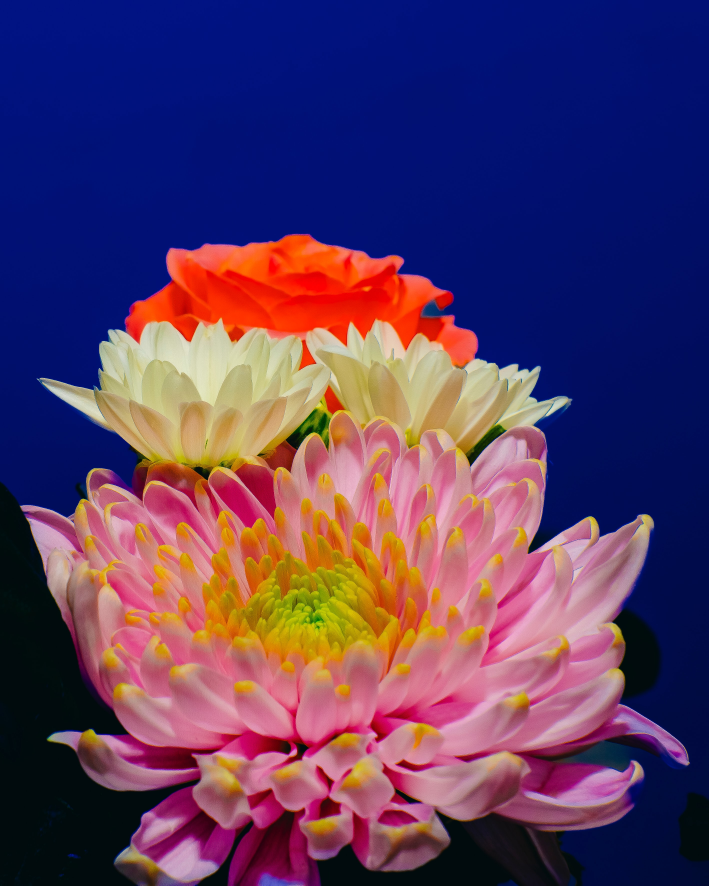
#> input picture images/flower3.jpg, 2834 x 3542 px (shown at 1/4 size)
$ python canny_operator.py
#> lines starting #> are read from the running program, lines starting #| are printed output that depends on the picture; after the words box and inside, x2 and y2 are one past the last pixel; in counts of white or black regions, pixels touching at a corner belong together
#difference operator- canny operator

import cv2
import numpy as np
img=cv2.imread("../images/flower3.jpg",0)
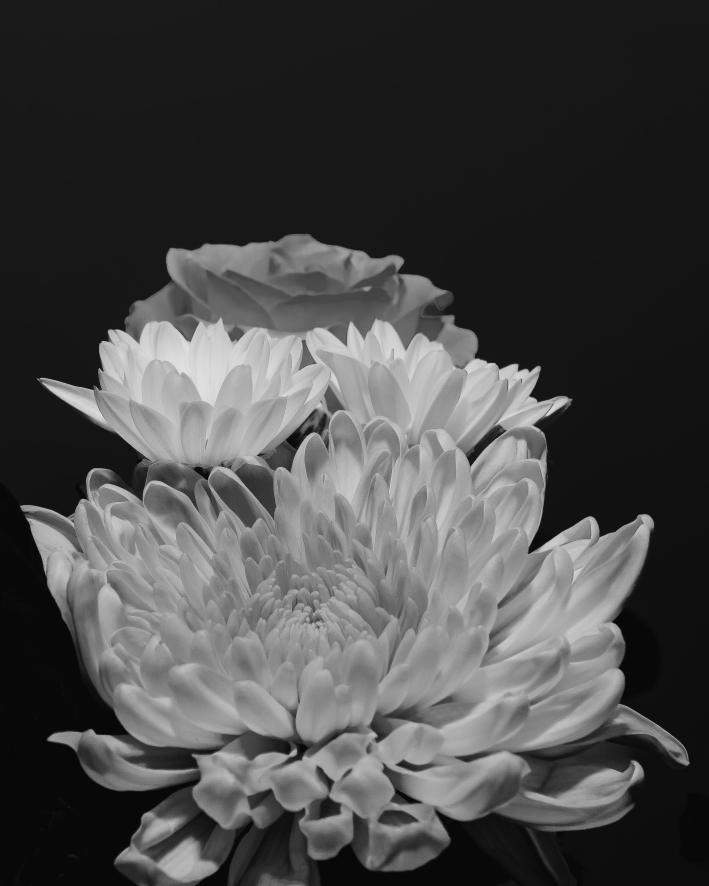
#> img: shape (3542, 2834) (shown at 1/4 size); min 0, max 255, mean 72.7
img=cv2.resize(img,(500,400))
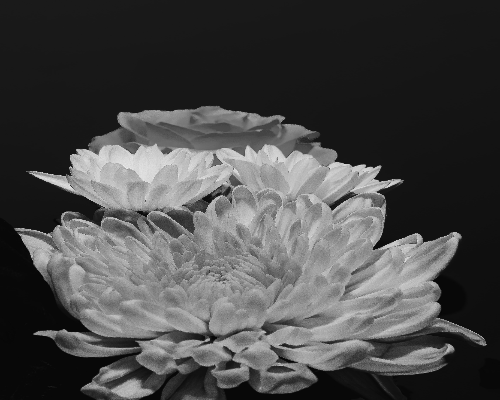
#> img: shape (400, 500); min 4, max 237, mean 72.7
cv2.imshow("Original image",img)
canny=cv2.Canny(img,100,200)
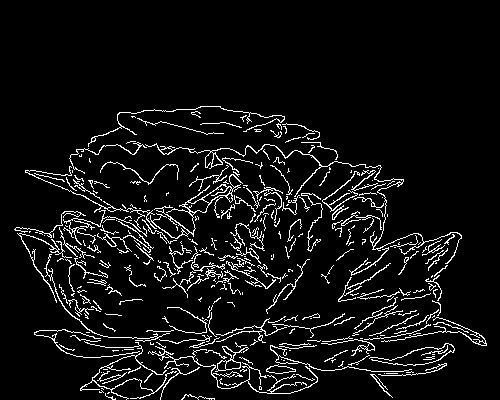
#> canny: shape (400, 500); 6.8% white in thin lines or dots, all inside (x1, y1, x2, y2) = (14, 106, 487, 400)
cv2.imshow("Canny edge detector",canny)
cv2.waitKey(5000)

$ run again, with images/flower2.jpg copied over images/flower3.jpg
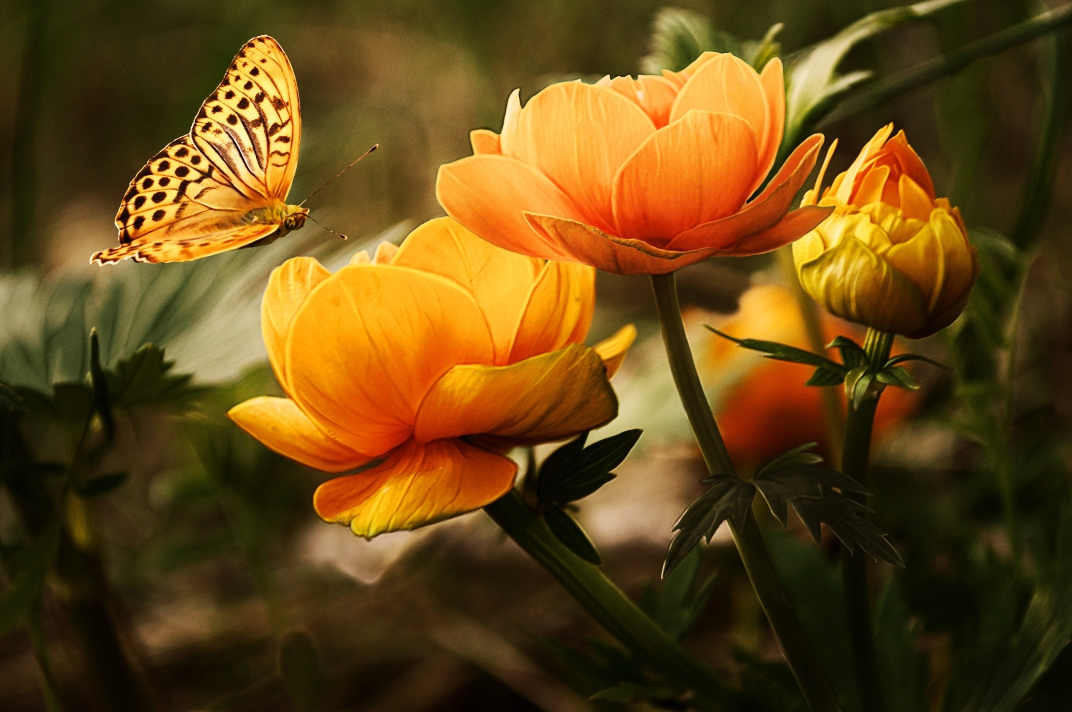
#> input picture images/flower2.jpg, 2144 x 1424 px (shown at 1/2 size)
#> `img=cv2.resize(img,(500,400))`:
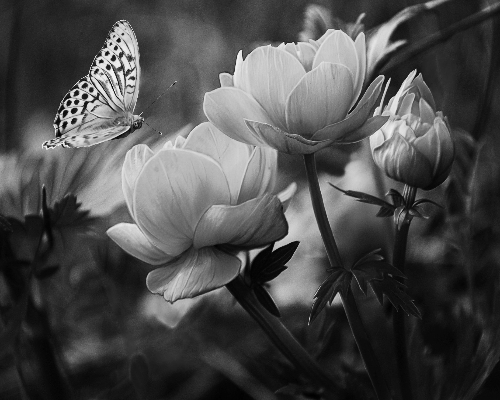
#> img: shape (400, 500); min 0, max 248, mean 74.9
#> `canny=cv2.Canny(img,100,200)`:
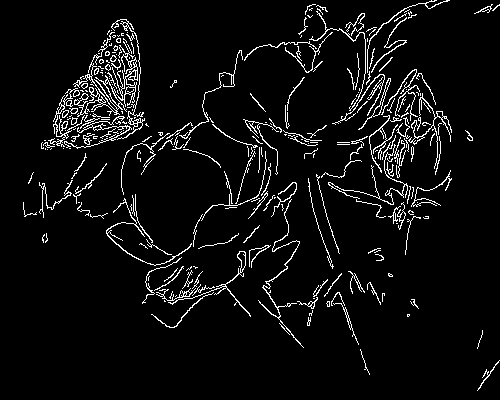
#> canny: shape (400, 500); 5.5% white in thin lines or dots

$ run again, with images/balloon.jpg copied over images/flower3.jpg
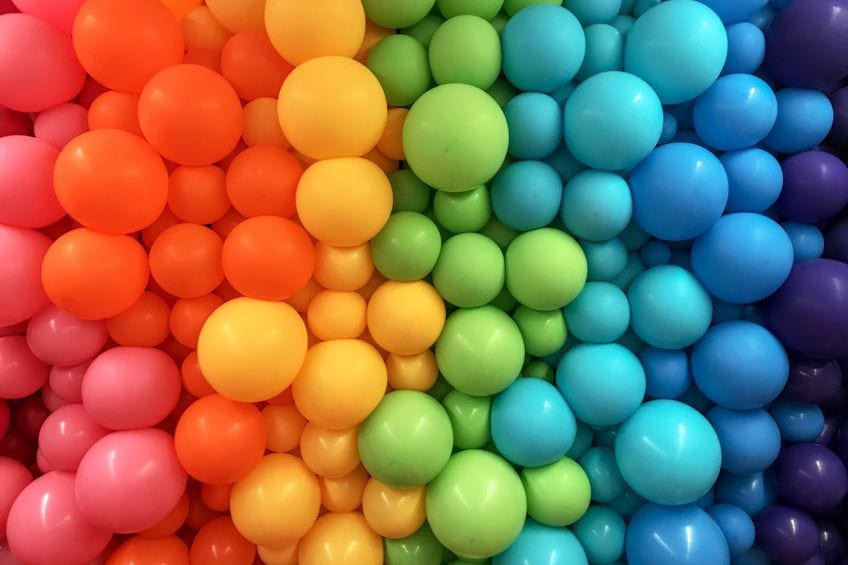
#> input picture images/balloon.jpg, 848 x 565 px
#> `img=cv2.resize(img,(500,400))`:
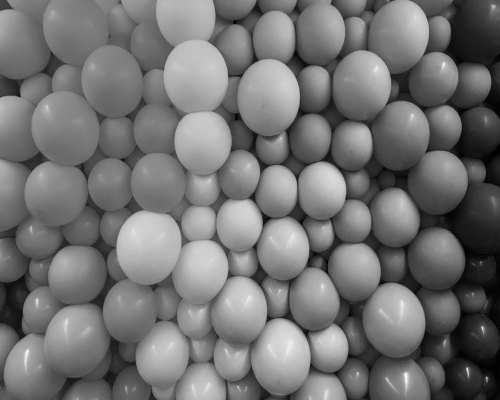
#> img: shape (400, 500); min 0, max 251, mean 114.3
#> `canny=cv2.Canny(img,100,200)`:
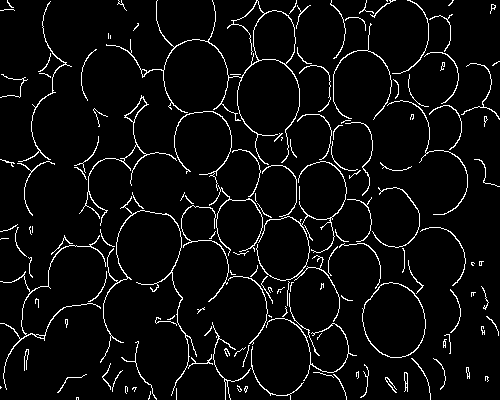
#> canny: shape (400, 500); 5.1% white in thin lines or dots
